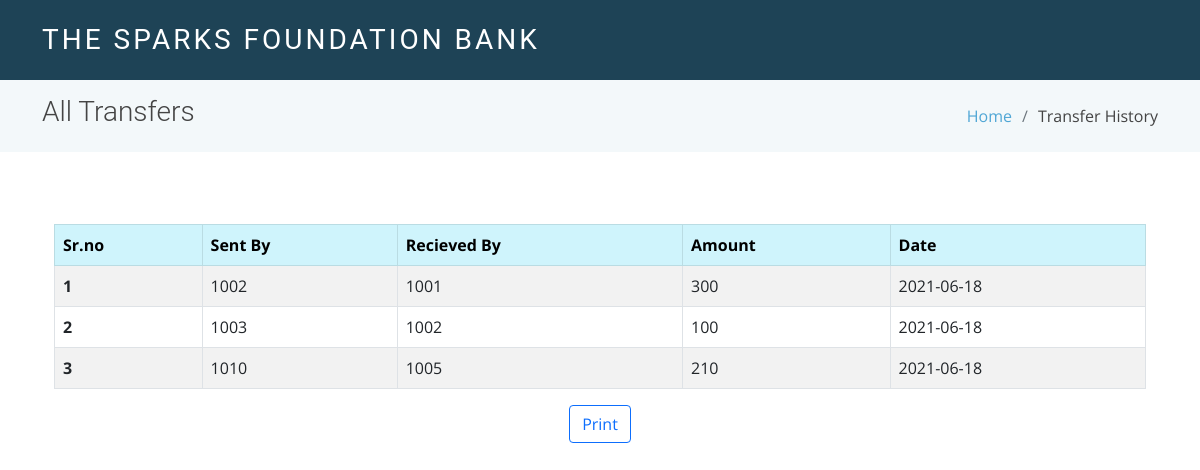
The app's page /history/transfer-history.php with its own data.
### tables this page shows
CREATE TABLE `transaction_history` (
  `id` int(11) NOT NULL,
  `from_account` varchar(30) NOT NULL,
  `to_account` varchar(30) NOT NULL,
  `transfer_amount` varchar(30) NOT NULL,
  `date` date NOT NULL
);

### history/transfer-history.php (the view, shortened to what this page needs)
<!DOCTYPE html>
<html lang="en">
<head>
  <link href="../assets/vendor/aos/aos.css" rel="stylesheet">
  <link href="../assets/vendor/bootstrap/css/bootstrap.min.css" rel="stylesheet">
  <link href="../assets/vendor/bootstrap-icons/bootstrap-icons.css" rel="stylesheet">
  <link href="../assets/vendor/glightbox/css/glightbox.min.css" rel="stylesheet">
  <link href="../assets/vendor/swiper/swiper-bundle.min.css" rel="stylesheet">
  <link href="../assets/css/style.css" rel="stylesheet">
</head>
<body>
    <header id="header" class="fixed-top d-flex align-items-center">
      <div class="container d-flex justify-content-between">
        <div class="logo">
           <h1><a href="../index.php">The Sparks Foundation Bank</a></h1>
        </div>
      </div>
    </header>
    <main id="main">
    <section class="breadcrumbs">
      <div class="container">
        <div class="d-flex justify-content-between align-items-center">
          <h2>All Transfers</h2>
          <ol>
            <li><a href="../index.php">Home</a></li>
            <li>Transfer History</li>
          </ol>
        </div>
      </div>
    </section>
    <div class="row">
        <div class="col-sm-12" id="PrintData" >
              <div class="container">
                <table class="table table-striped table-bordered">
                        <thead class="table-info">
                          <tr>
                            <th scope="col">Sr.no</th>
                            <th scope="col">Sent By</th>
                            <th scope="col">Recieved By</th>
                            <th scope="col">Amount</th>
                            <th scope="col">Date</th>
                          </tr>
                        </thead>
                        <tbody>
                <?php
                require("../backend/connection.php");
                $query = "SELECT * FROM transaction_history";
                $result=mysqli_query($conn,$query);
                $i=1;
                while ($row = mysqli_fetch_assoc($result)) {
                    ?>
                      <tr>
                        <th scope="row"><?php echo $i++ ;  ?></th>
                        <td><?php echo "$row[from_account]" ?></td>
                        <td><?php echo "$row[to_account]" ?></td>
                        <td><?php echo "$row[transfer_amount]" ?></td>
                        <td><?php echo "$row[date]" ?></td>
                      </tr><br>
                  <?php
                }
                ?>
                </tbody>
                  </table>
              </div>
        </div>
        <div class="input-group justify-content-center">
          <button class="btn btn-outline-primary" type="button" onclick="printDiv('PrintData')" > Print</button>
        </div>
    </div>
</body>
</html>

### assets/css/style.css (style rules this page uses)
body { font-family: "Open Sans", sans-serif; color: #444; }
a { color: #4fa6d5; text-decoration: none; }
h1, h2, h3, h4, h5, h6, .font-primary { font-family: "Roboto", sans-serif; }
#header { height: 80px; transition: all 0.5s; z-index: 997; transition: all 0.5s; background: #1e4356; }
#header .logo h1 { font-size: 28px; margin: 0; padding: 4px 0; line-height: 1; font-weight: 400; letter-spacing: 3px; text-transform: uppercase; }
#header .logo h1 a, #header .logo h1 a:hover { color: #fff; text-decoration: none; }
#main { margin-top: 80px; }
section { padding: 60px 0; }
.breadcrumbs { padding: 15px 0; background-color: #f3f8fa; min-height: 40px; }
.breadcrumbs h2 { font-size: 28px; font-weight: 300; }
.breadcrumbs ol { display: flex; flex-wrap: wrap; list-style: none; padding: 0; margin: 0; }
.breadcrumbs ol li + li { padding-left: 10px; }
.breadcrumbs ol li + li::before { display: inline-block; padding-right: 10px; color: #6c757d; content: "/"; }

### records on screen
transaction_history: from_account "1002", to_account "1001", transfer_amount "300", date "2021-06-18"
transaction_history: from_account "1003", to_account "1002", transfer_amount "100", date "2021-06-18"
transaction_history: from_account "1010", to_account "1005", transfer_amount "210", date "2021-06-18"
